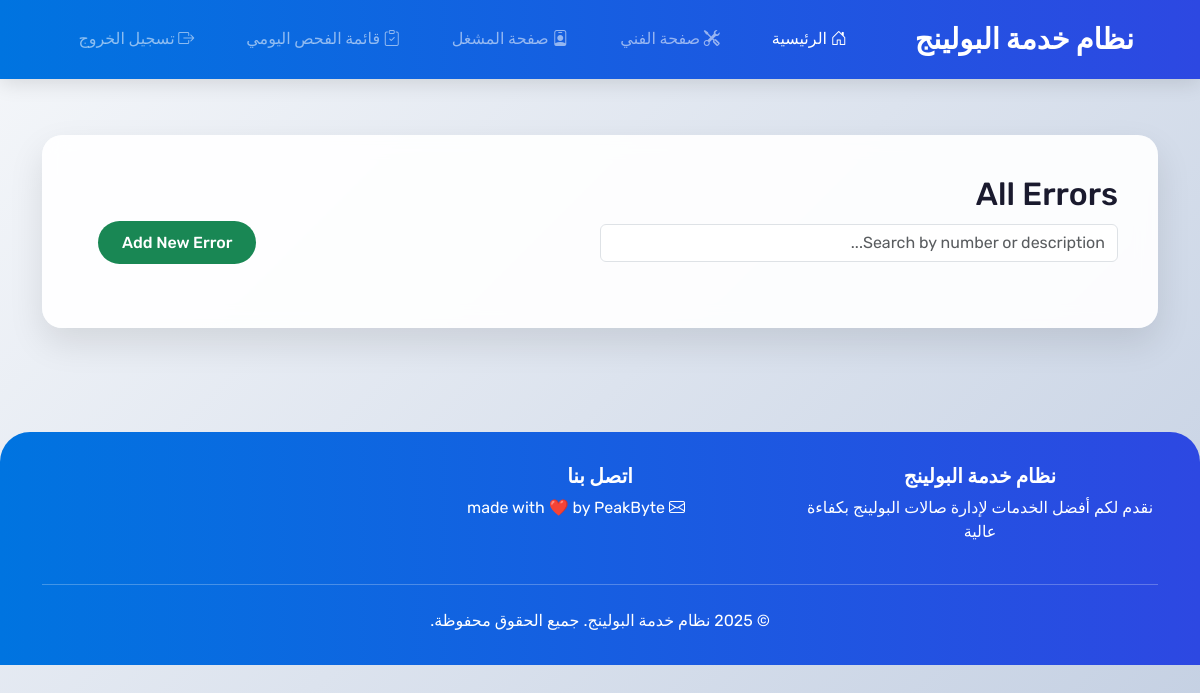
/app2/all_errors/ (signed in), run on an earlier commit of the app's database.
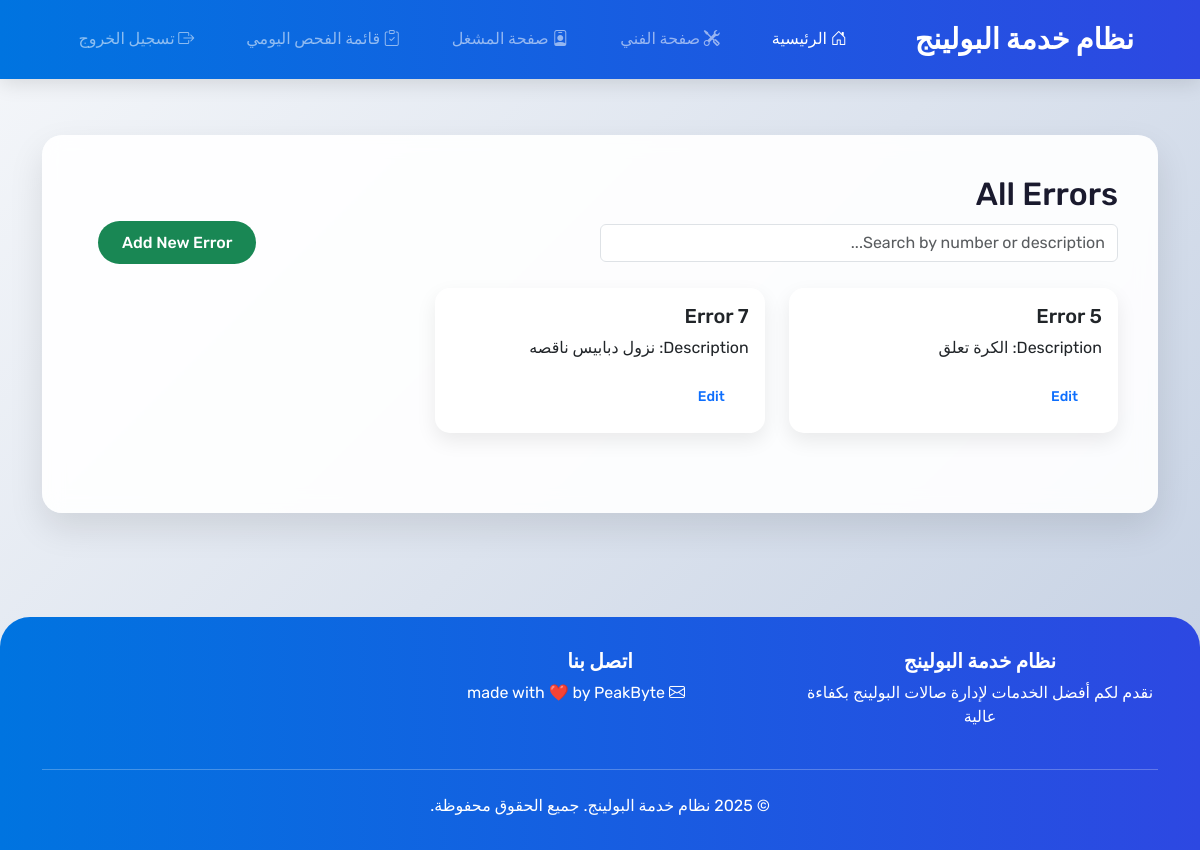
And on a later commit of the database.
### app1/models.py (models this page shows, shortened)
class Error(models.Model):
    number = models.CharField(max_length=10)
    description = models.CharField(max_length=100)
    created_at = models.DateTimeField(auto_now_add=True)
    updated_at = models.DateTimeField(auto_now=True)

### app2/views.py (the view)
# urls.py: path('all_errors/', views.all_errors, name='all_errors'),
@login_required
def all_errors(request):
    if not admin_role(request):
        return redirect('home_genaric')
    errors = Error.objects.all().order_by('number')
    return render(request, 'all_errors.html', {'errors': errors})

### auth_management/permission.py (called while the page is built)
@login_required
def admin_role(request):
    if request.user.groups.filter(name='Admin').exists():
        return True
    else:
        return False

### app2/templates/all_errors.html (shortened to what this page needs)
{% extends 'base.html' %}
{% block content %}
<h2 class="wow">All Errors</h2>
<div class="d-flex justify-content-between align-items-center mb-4">
    <input type="text" id="error-search" class="form-control w-50" placeholder="Search by number or description..." onkeyup="filterErrors()">
    <a href="{% url 'add_error' %}" class="btn btn-success ms-3">Add New Error</a>
</div>
<div class="row" id="error-list">
    {% for error in errors %}
    <div class="col-md-4 mb-3 error-item">
        <div class="card">
            <div class="card-body">
                <h5 class="card-title">Error {{ error.number }}</h5>
                <p class="card-text">Description: {{ error.description }}</p>
                <a href="{% url 'edit_error' error.id %}" class="btn btn-sm btn-outline-primary">Edit</a>
            </div>
        </div>
    </div>
    {% endfor %}
</div>
{% endblock %}

What changed in the data, as far as the page shows it:
added Error: number "5", description "الكرة تعلق"
added Error: number "7", description "نزول دبابيس ناقصه"
